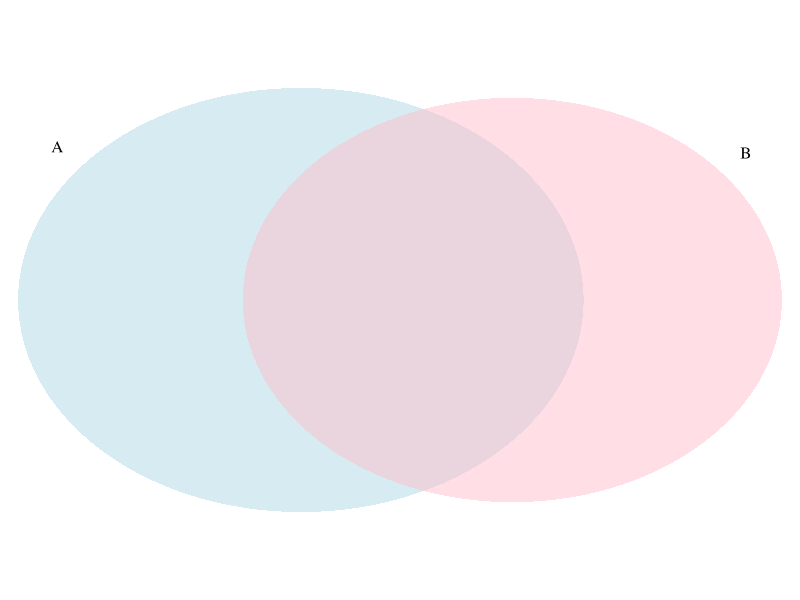
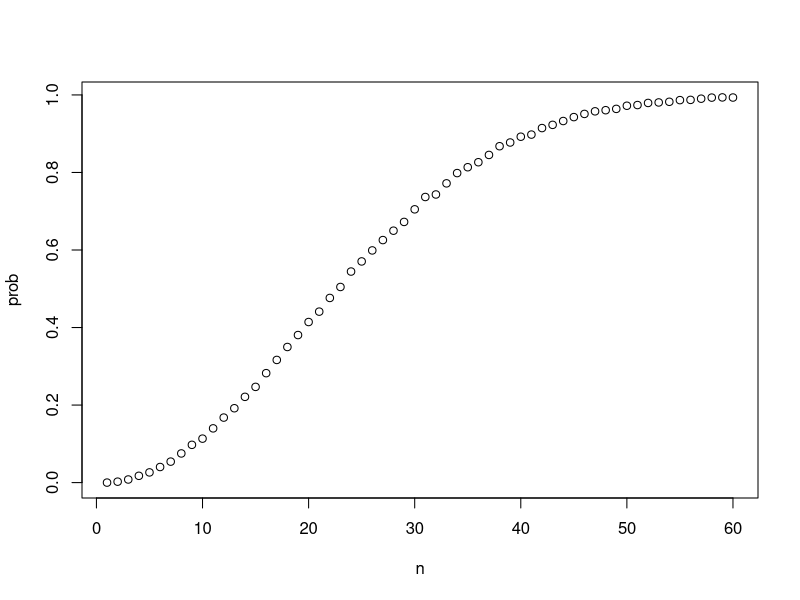
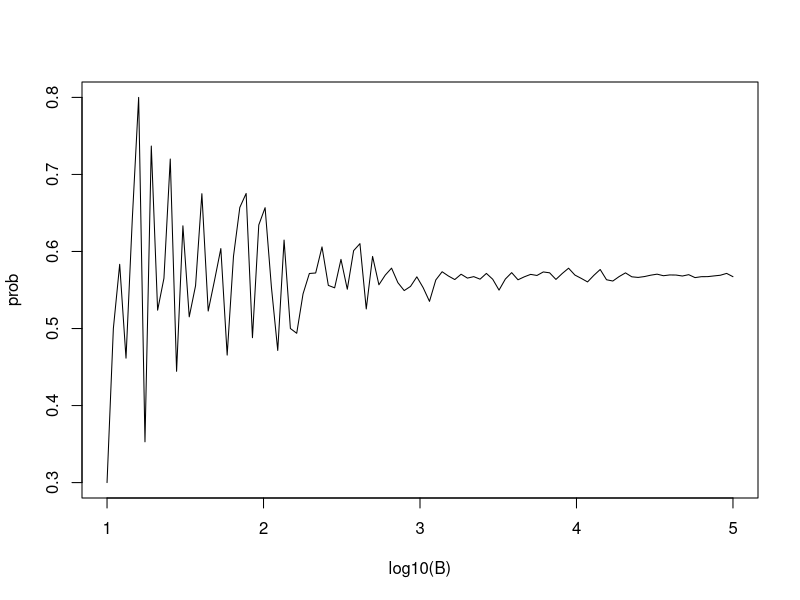

The R source for these figures, in order:
## ---- chunk 1
beads <- rep(c("red", "blue"), times = c(2,3))
beads
## ---- chunk 2
sample(beads, 1)
## ---- chunk 3
B <- 10000
events <- replicate(B, sample(beads, 1))
## ---- chunk 4
tab <- table(events)
tab
## ---- chunk 5
prop.table(tab)
## ---- chunk 6
sample(beads, 5)
sample(beads, 5)
sample(beads, 5)
## ---- chunk 7
events <- sample(beads, B, replace = TRUE)
prop.table(table(events))
## ---- chunk 8
# Set the seed so that we get the same outcomes each time
# we run the code even though it is random. We are setting 
# the random number generator. This is great for reproducibility.
set.seed(1)
## ---- chunk 9
x <- sample(beads, 5)
## ---- chunk 10
x[2:5]
## ---- chunk 11
number <- "Three"
suit   <- "Hearts"
paste(number, suit)
## ---- chunk 12
paste(letters[1:5], as.character(1:5))
## ---- chunk 13
expand.grid(pants = c("blue", "black"), shirt = c("white", "grey", "plaid"))
## ---- chunk 14
suits   <- c("Diamonds", "Clubs", "Hearts", "Spades")
numbers <- c("Ace", "Deuce", "Three", "Four", "Five", "Six", "Seven", "Eight", "Nine", "Ten", "Jack", "Queen", "King")
deck <- expand.grid(number = numbers, suit = suits)
deck <- paste(deck$number, deck$suit)
## ---- chunk 15
kings <- paste("King", suits)
mean(deck %in% kings)
## ---- chunk 16
library(gtools)
permutations(3, 2)
## ---- chunk 17
hands <- permutations(52, 2, v = deck)
## ---- chunk 18
first_card  <- hands[,1]
second_card <- hands[,2]
## ---- chunk 19
kings <- paste("King", suits)
sum(first_card %in% kings)
## ---- chunk 20
sum(first_card %in% kings & second_card %in% kings) / sum(first_card %in% kings)
## ---- chunk 21
mean(first_card %in% kings & second_card %in% kings) / mean(first_card %in% kings)
## ---- chunk 22
permutations(3,2)
combinations(3,2)
## ---- chunk 23
aces <- paste("Ace", suits)

facecard <- c("King", "Queen", "Jack", "Ten")
facecard <- expand.grid(number = facecard, suit = suits)
facecard <- paste(facecard$number, facecard$suit)

hands <- combinations(52, 2, v = deck)
mean(hands[,1] %in% aces & hands[,2] %in% facecard)
## ---- chunk 24
mean((hands[,1] %in% aces & hands[,2] %in% facecard) | (hands[,2] %in% aces & hands[,1] %in% facecard))
## ---- chunk 25
library(VennDiagram)
grid.newpage()
draw.pairwise.venn(22, 20, 11, category = c("A", "B"), lty = rep("blank", 2), fill = c("light blue", "pink"), alpha = rep(0.5, 2),  cat.dist = rep(0.025, 2), cex=0)
## ---- chunk 26
1/13*16/51 + 16/52*4/51 - 0
## ---- chunk 27
hand <- sample(deck, 2)
hand
## ---- chunk 28
(hands[1] %in% aces & hands[2] %in% facecard) | (hands[2] %in% aces & hands[1] %in% facecard)
## ---- chunk 29
blackjack <- function(){
   hand <- sample(deck, 2)
  (hand[1] %in% aces & hand[2] %in% facecard) | 
  (hand[2] %in% aces & hand[1] %in% facecard)
}
## ---- chunk 30
blackjack()
## ---- chunk 31
B <- 10000
results <- replicate(B, blackjack())
mean(results)
## ---- chunk 32
set.seed(1)
## ---- chunk 33
n <- 50
bdays <- sample(1:365, n, replace = TRUE)
## ---- chunk 34
duplicated(c(1,2,3,1,4,3,5))
## ---- chunk 35
any(duplicated(bdays))
## ---- chunk 36
bdays
## ---- chunk 37
same_birthday <- function(n){
  bdays <- sample(1:365, n, replace=TRUE)
  any(duplicated(bdays))
}

compute_prob <- function(n, B=10000){
  results <- replicate(B, same_birthday(n))
  mean(results)
}
## ---- chunk 38
n <- seq(1,60)
## ---- chunk 39
x <- 1:10
sqrt(x)
y <- 1:10
x*y
## ---- chunk 40
x <- 1:10
sapply(x, sqrt)
## ---- chunk 41
prob <- sapply(n, compute_prob)
plot(n, prob)
## ---- chunk 42
B <- 10^seq(1, 5, len = 100)
compute_prob <- function(B, n = 25){
  same_day <- replicate(B, same_birthday(n))
  mean(same_day)
}
prob <- sapply(B, compute_prob)
plot(log10(B), prob, type = "l")
## ---- chunk 43
exact_prob <- function(n){
  prob_unique <- seq(365,365-n+1)/365 
  1 - prod( prob_unique)
}
eprob <- sapply(n, exact_prob)
eprob[25]
## ---- chunk 44
B <- 10000
stick <- replicate(B, {
  doors <- as.character(1:3)
  prize <- sample(c("car","goat","goat"))
  prize_door <- doors[prize == "car"]
  my_pick  <- sample(doors, 1)
  show <- sample(doors[!doors %in% c(my_pick, prize_door)],1)
  stick <- my_pick
  stick == prize_door
})
mean(stick)
## ---- chunk 45
switch <- replicate(B, {
  doors <- as.character(1:3)
  prize <- sample(c("car","goat","goat"))
  prize_door <- doors[prize == "car"]
  my_pick  <- sample(doors, 1)
  show <- sample(doors[!doors %in% c(my_pick, prize_door)], 1)
  stick <- my_pick
  switch <- doors[!doors%in%c(my_pick, show)]
  switch == prize_door
})
mean(switch)
